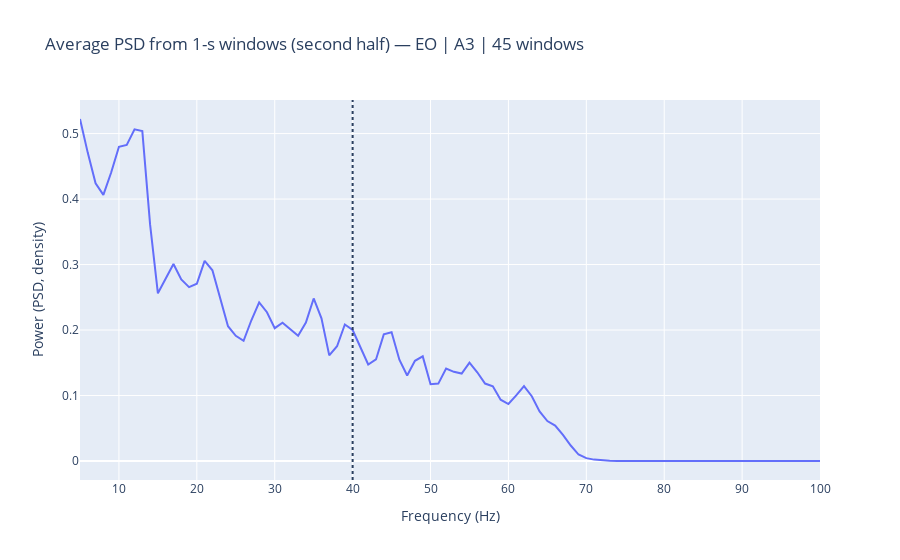

Notebook cell for this chart:
### Code cell
target_token = "eo"   # or "ec"
pat = fr'(^|[^a-z]){target_token}([^a-z]|$)'

f0 = 40.0
fs_param = fs             
fmin, fmax = 5.0, 100.0

for i in range(3):
    active_recording = sessions.iloc[i+6]
    eeg, snr_df, load_report_dict = process_recording(active_recording)

    eeg, rep = flows.preprocess_eeg_mne(
    eeg_df=eeg,
    sfreq=fs,
    l_freq=min_freq, h_freq=max_freq,
    notch=50,             
    average_ref=True,
    auto_bad=False,
    return_raw=False
    )

    # Long format with sample indices
    _tmp = eeg.copy()
    _tmp["sample_idx"] = np.arange(len(_tmp), dtype=int)
    if "TS_UNIX" in _tmp.columns:
        _tmp = _tmp.drop(columns=["TS_UNIX"])

    eeg_long = pd.melt(
        _tmp,
        id_vars=["sample_idx", "Condition"],
        value_vars=chans,      
        var_name="Channel",
        value_name="mV",
    )

    # Keep only EO or EC rows
    mask_long = eeg_long["Condition"].astype(str).str.contains(pat, case=False, regex=True, na=False)
    dfc = eeg_long.loc[mask_long].copy()
    if dfc.empty:
        print(f"Skip {active_recording.ID}: no rows for Condition='{target_token}'.")
        continue

    # Pick best channel (falls back to first available)
    target_channel_session = None
    if isinstance(snr_df, pd.DataFrame) and not snr_df.empty and "SNR_Second_Half" in snr_df.columns:
        mask_snr = snr_df["Condition"].astype(str).str.contains(pat, case=False, regex=True, na=False)
        best = snr_df[mask_snr].sort_values("SNR_Second_Half", ascending=False)
        if not best.empty:
            target_channel_session = best["Channel"].iloc[0]
    if target_channel_session is None:
        target_channel_session = dfc["Channel"].iloc[0]

    # Compute average PSD from 1-s windows in the seconbd half of each contiguous segment
    avg_psd, n_win = avg_psd_second_half_scipy(
        dfc_cond=dfc,
        channel=target_channel_session,
        fs=fs_param,
        fmin=fmin,
        fmax=fmax,
        win_s=1.0,
    )

    if avg_psd is None or avg_psd.empty or n_win == 0:
        print(f"Skip {active_recording.ID}: no valid 1-s windows in the second half for '{target_token}'.")
        continue

    # Plot and quantify SNR at 40 Hz
    title = (f"Average PSD from 1-s windows (second half) — "
             f"{target_token.upper()} | {target_channel_session} | {n_win} windows")
    fig_psd_avg = plot_avg_psd(avg_psd, f0=f0, fmax=fmax, title=title)
    fig_psd_avg.show()

    snr_db = snr_around_f0(avg_psd, f0=f0, bw=1.0, flank=3)
    print(f"{active_recording.ID} | {target_channel_session} | {target_token.upper()} | "
          f"windows={n_win} | SNR@{f0:.0f}Hz = {snr_db:.2f} dB")

### Figure 1 — Plotly figure (JSON) as saved in the notebook; plotly's stock layout.template omitted (floating-point values rounded to 4 significant figures)
{"data": [{"hovertemplate": "Frequency (Hz)=%{x}<br>Power (PSD, density)=%{y}<extra></extra>", "legendgroup": "", "line": {"color": "#636efa", "dash": "solid"}, "marker": {"symbol": "circle"}, "mode": "lines", "name": "", "orientation": "v", "showlegend": false, "type": "scatter", "x": [5.0, 6.0, 7.0, 8.0, 9.0, 10.0, 11.0, 12.0, 13.0, 14.0, 15.0, 16.0, 17.0, 18.0, 19.0, 20.0, 21.0, 22.0, 23.0, 24.0, 25.0, 26.0, 27.0, 28.0, 29.0, 30.0, 31.0, 32.0, 33.0, 34.0, 35.0, 36.0, 37.0, 38.0, 39.0, 40.0, 41.0, 42.0, 43.0, 44.0, 45.0, 46.0, 47.0, 48.0, 49.0, 50.0, 51.0, 52.0, 53.0, 54.0, 55.0, 56.0, 57.0, 58.0, 59.0, 60.0, 61.0, 62.0, 63.0, 64.0, 65.0, 66.0, 67.0, 68.0, 69.0, 70.0, 71.0, 72.0, 73.0, 74.0, 75.0, 76.0, 77.0, 78.0, 79.0, 80.0, 81.0, 82.0, 83.0, 84.0, 85.0, 86.0, 87.0, 88.0, 89.0, 90.0, 91.0, 92.0, 93.0, 94.0, 95.0, 96.0, 97.0, 98.0, 99.0, 100.0], "xaxis": "x", "y": [0.5223, 0.4705, 0.4241, 0.4064, 0.4406, 0.4799, 0.4827, 0.5064, 0.5038, 0.3609, 0.2561, 0.2775, 0.3009, 0.2772, 0.2655, 0.2706, 0.3056, 0.2912, 0.2469, 0.2059, 0.1912, 0.1835, 0.2149, 0.2422, 0.2272, 0.2028, 0.2112, 0.2012, 0.1912, 0.2114, 0.2482, 0.2179, 0.1613, 0.1753, 0.2085, 0.2001, 0.1741, 0.1474, 0.1551, 0.1934, 0.1967, 0.1546, 0.1306, 0.153, 0.1598, 0.1172, 0.1182, 0.1411, 0.1362, 0.1335, 0.1502, 0.1355, 0.1183, 0.1141, 0.09367, 0.087, 0.1002, 0.1144, 0.09893, 0.07563, 0.06094, 0.05405, 0.03986, 0.02366, 0.009888, 0.004395, 0.002122, 0.0009884, 0.0003086, 5.469e-05, 8.274e-06, 7.35e-07, 3.586e-07, 2.965e-07, 1.724e-07, 9.249e-08, 4.907e-08, 1.967e-08, 2.481e-08, 6.339e-08, 7.752e-08, 4.41e-08, 1.792e-08, 2.246e-08, 4.164e-08, 4.647e-08, 2.503e-08, 1.114e-08, 2.376e-08, 3.431e-08, 2.336e-08, 8.78e-09, 9.683e-09, 1.736e-08, 1.665e-08, 8.2e-09], "yaxis": "y"}], "layout": {"legend": {"tracegroupgap": 0}, "shapes": [{"line": {"dash": "dot"}, "type": "line", "x0": 40, "x1": 40, "xref": "x", "y0": 0, "y1": 1, "yref": "y domain"}], "title": {"text": "Average PSD from 1-s windows (second half) — EO | A3 | 45 windows"}, "xaxis": {"anchor": "y", "domain": [0, 1], "range": [5, 100], "title": {"text": "Frequency (Hz)"}}, "yaxis": {"anchor": "x", "domain": [0, 1], "title": {"text": "Power (PSD, density)"}}}}
